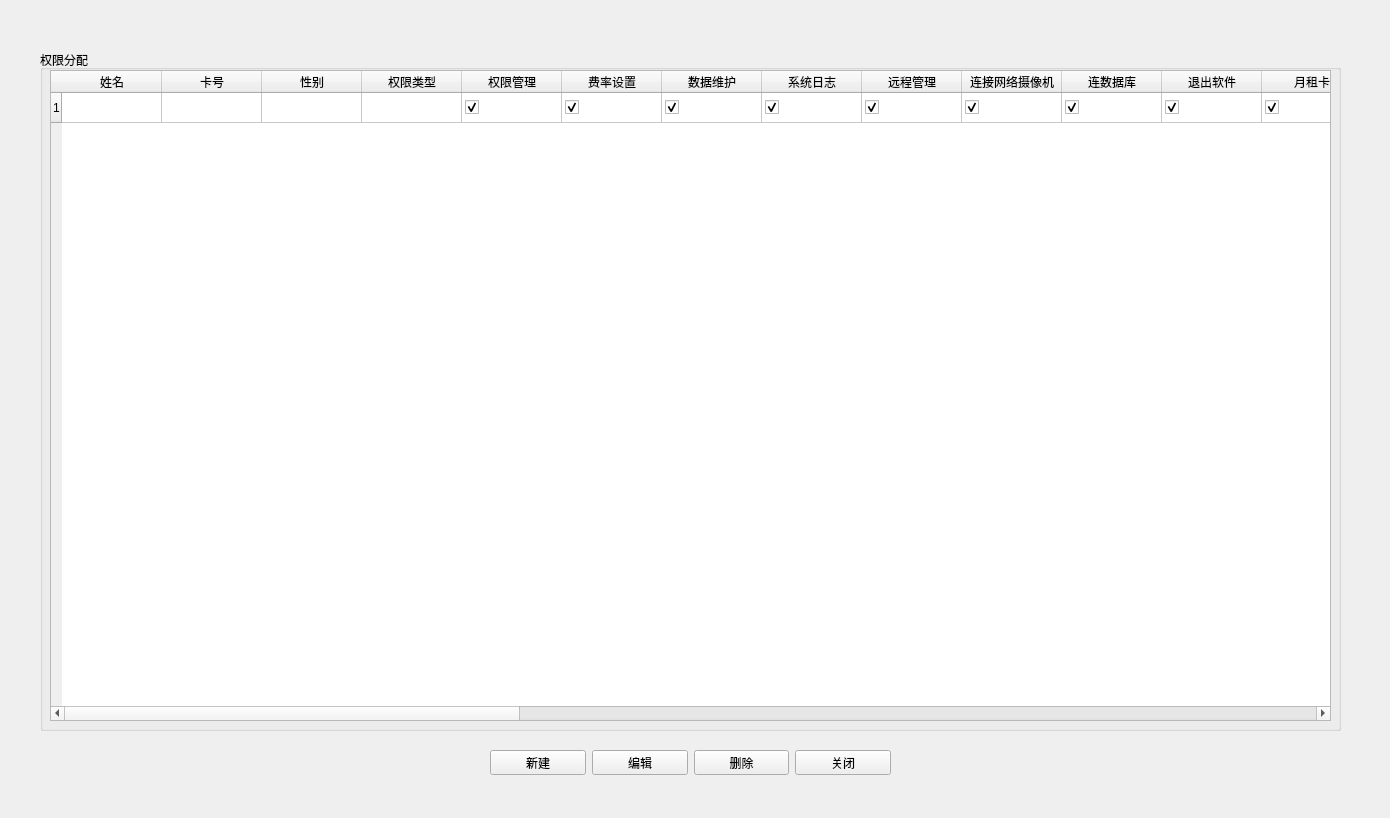
<?xml version="1.0" encoding="UTF-8"?>
<ui version="4.0">
 <class>NewCRightMgm</class>
 <widget class="QFrame" name="NewCRightMgm">
  <property name="geometry">
   <rect>
    <x>0</x>
    <y>0</y>
    <width>1390</width>
    <height>818</height>
   </rect>
  </property>
  <property name="windowTitle">
   <string>权限设置</string>
  </property>
  <property name="styleSheet">
   <string notr="true">background-image:url(D:/WinParkUI/debug/Image/NewIcon/CommonBigBG-normal.jpg);</string>
  </property>
  <property name="frameShape">
   <enum>QFrame::NoFrame</enum>
  </property>
  <property name="frameShadow">
   <enum>QFrame::Raised</enum>
  </property>
  <widget class="QGroupBox" name="gbRight">
   <property name="geometry">
    <rect>
     <x>40</x>
     <y>50</y>
     <width>1301</width>
     <height>681</height>
    </rect>
   </property>
   <property name="styleSheet">
    <string notr="true">background-image:url(none);</string>
   </property>
   <property name="title">
    <string>权限分配</string>
   </property>
   <widget class="QTableWidget" name="tableRight">
    <property name="geometry">
     <rect>
      <x>10</x>
      <y>20</y>
      <width>1281</width>
      <height>651</height>
     </rect>
    </property>
    <property name="styleSheet">
     <string notr="true">background-image:url(none);</string>
    </property>
    <row>
     <property name="text">
      <string>1</string>
     </property>
    </row>
    <column>
     <property name="text">
      <string>姓名</string>
     </property>
    </column>
    <column>
     <property name="text">
      <string>卡号</string>
     </property>
    </column>
    <column>
     <property name="text">
      <string>性别</string>
     </property>
    </column>
    <column>
     <property name="text">
      <string>权限类型</string>
     </property>
    </column>
    <column>
     <property name="text">
      <string>权限管理</string>
     </property>
    </column>
    <column>
     <property name="text">
      <string>费率设置</string>
     </property>
    </column>
    <column>
     <property name="text">
      <string>数据维护</string>
     </property>
    </column>
    <column>
     <property name="text">
      <string>系统日志</string>
     </property>
    </column>
    <column>
     <property name="text">
      <string>远程管理</string>
     </property>
    </column>
    <column>
     <property name="text">
      <string>连接网络摄像机</string>
     </property>
    </column>
    <column>
     <property name="text">
      <string>连数据库</string>
     </property>
    </column>
    <column>
     <property name="text">
      <string>退出软件</string>
     </property>
    </column>
    <column>
     <property name="text">
      <string>月租卡</string>
     </property>
    </column>
    <column>
     <property name="text">
      <string>储值卡</string>
     </property>
    </column>
    <column>
     <property name="text">
      <string>计时卡</string>
     </property>
    </column>
    <column>
     <property name="text">
      <string>发布显示屏信息</string>
     </property>
    </column>
    <column>
     <property name="text">
      <string>设备配置</string>
     </property>
    </column>
    <column>
     <property name="text">
      <string>系统设置</string>
     </property>
    </column>
    <column>
     <property name="text">
      <string>批量设置卡片进出权</string>
     </property>
    </column>
    <column>
     <property name="text">
      <string>收费折扣种类设置</string>
     </property>
    </column>
    <column>
     <property name="text">
      <string>黑名单</string>
     </property>
    </column>
    <column>
     <property name="text">
      <string>串口设置</string>
     </property>
    </column>
    <column>
     <property name="text">
      <string>车牌识别设置</string>
     </property>
    </column>
    <column>
     <property name="text">
      <string>时间同步</string>
     </property>
    </column>
    <column>
     <property name="text">
      <string>出入记录</string>
     </property>
    </column>
    <column>
     <property name="text">
      <string>续费纪录</string>
     </property>
    </column>
    <column>
     <property name="text">
      <string>折扣汇总报表</string>
     </property>
    </column>
    <column>
     <property name="text">
      <string>打印报表</string>
     </property>
    </column>
    <column>
     <property name="text">
      <string>滞留车辆</string>
     </property>
    </column>
    <column>
     <property name="text">
      <string>打印年报表</string>
     </property>
    </column>
    <column>
     <property name="text">
      <string>住址</string>
     </property>
    </column>
    <column>
     <property name="text">
      <string>电话</string>
     </property>
    </column>
    <column>
     <property name="text">
      <string>id</string>
     </property>
    </column>
    <item row="0" column="0">
     <property name="text">
      <string/>
     </property>
    </item>
    <item row="0" column="2">
     <property name="text">
      <string/>
     </property>
    </item>
    <item row="0" column="3">
     <property name="text">
      <string/>
     </property>
    </item>
    <item row="0" column="4">
     <property name="text">
      <string/>
     </property>
     <property name="checkState">
      <enum>Checked</enum>
     </property>
    </item>
    <item row="0" column="5">
     <property name="text">
      <string/>
     </property>
     <property name="checkState">
      <enum>Checked</enum>
     </property>
    </item>
    <item row="0" column="6">
     <property name="text">
      <string/>
     </property>
     <property name="checkState">
      <enum>Checked</enum>
     </property>
    </item>
    <item row="0" column="7">
     <property name="text">
      <string/>
     </property>
     <property name="checkState">
      <enum>Checked</enum>
     </property>
    </item>
    <item row="0" column="8">
     <property name="text">
      <string/>
     </property>
     <property name="checkState">
      <enum>Checked</enum>
     </property>
    </item>
    <item row="0" column="9">
     <property name="text">
      <string/>
     </property>
     <property name="checkState">
      <enum>Checked</enum>
     </property>
    </item>
    <item row="0" column="10">
     <property name="text">
      <string/>
     </property>
     <property name="checkState">
      <enum>Checked</enum>
     </property>
    </item>
    <item row="0" column="11">
     <property name="text">
      <string/>
     </property>
     <property name="checkState">
      <enum>Checked</enum>
     </property>
    </item>
    <item row="0" column="12">
     <property name="text">
      <string/>
     </property>
     <property name="checkState">
      <enum>Checked</enum>
     </property>
    </item>
    <item row="0" column="13">
     <property name="text">
      <string/>
     </property>
     <property name="checkState">
      <enum>Checked</enum>
     </property>
    </item>
    <item row="0" column="14">
     <property name="text">
      <string/>
     </property>
     <property name="checkState">
      <enum>Checked</enum>
     </property>
    </item>
    <item row="0" column="15">
     <property name="text">
      <string/>
     </property>
     <property name="checkState">
      <enum>Checked</enum>
     </property>
    </item>
    <item row="0" column="16">
     <property name="text">
      <string/>
     </property>
     <property name="checkState">
      <enum>Checked</enum>
     </property>
    </item>
    <item row="0" column="17">
     <property name="text">
      <string/>
     </property>
     <property name="checkState">
      <enum>Checked</enum>
     </property>
    </item>
    <item row="0" column="18">
     <property name="text">
      <string/>
     </property>
     <property name="checkState">
      <enum>Checked</enum>
     </property>
    </item>
    <item row="0" column="19">
     <property name="text">
      <string/>
     </property>
     <property name="checkState">
      <enum>Checked</enum>
     </property>
    </item>
    <item row="0" column="21">
     <property name="text">
      <string/>
     </property>
     <property name="checkState">
      <enum>Checked</enum>
     </property>
    </item>
    <item row="0" column="22">
     <property name="text">
      <string/>
     </property>
     <property name="checkState">
      <enum>Checked</enum>
     </property>
    </item>
    <item row="0" column="23">
     <property name="text">
      <string/>
     </property>
     <property name="checkState">
      <enum>Checked</enum>
     </property>
    </item>
    <item row="0" column="24">
     <property name="text">
      <string/>
     </property>
     <property name="checkState">
      <enum>Checked</enum>
     </property>
    </item>
    <item row="0" column="25">
     <property name="text">
      <string/>
     </property>
     <property name="checkState">
      <enum>Checked</enum>
     </property>
     <property name="flags">
      <set>ItemIsSelectable|ItemIsUserCheckable|ItemIsEnabled</set>
     </property>
    </item>
    <item row="0" column="26">
     <property name="text">
      <string/>
     </property>
     <property name="checkState">
      <enum>Checked</enum>
     </property>
    </item>
    <item row="0" column="27">
     <property name="text">
      <string/>
     </property>
     <property name="checkState">
      <enum>Checked</enum>
     </property>
    </item>
    <item row="0" column="28">
     <property name="text">
      <string/>
     </property>
     <property name="checkState">
      <enum>Checked</enum>
     </property>
    </item>
    <item row="0" column="29">
     <property name="text">
      <string/>
     </property>
     <property name="checkState">
      <enum>Checked</enum>
     </property>
    </item>
   </widget>
  </widget>
  <widget class="QWidget" name="wgButton" native="true">
   <property name="geometry">
    <rect>
     <x>490</x>
     <y>750</y>
     <width>401</width>
     <height>31</height>
    </rect>
   </property>
   <property name="styleSheet">
    <string notr="true">background-image:url(none);</string>
   </property>
   <widget class="QWidget" name="layoutWidget">
    <property name="geometry">
     <rect>
      <x>0</x>
      <y>0</y>
      <width>401</width>
      <height>25</height>
     </rect>
    </property>
    <property name="styleSheet">
     <string notr="true">background-image:url(none);</string>
    </property>
    <layout class="QHBoxLayout" name="hbLayout">
     <item>
      <widget class="QPushButton" name="btnNew">
       <property name="styleSheet">
        <string notr="true">background-image:url(none);</string>
       </property>
       <property name="text">
        <string>新建</string>
       </property>
      </widget>
     </item>
     <item>
      <widget class="QPushButton" name="btnEdit">
       <property name="styleSheet">
        <string notr="true">background-image:url(none);</string>
       </property>
       <property name="text">
        <string>编辑</string>
       </property>
      </widget>
     </item>
     <item>
      <widget class="QPushButton" name="btnDelete">
       <property name="styleSheet">
        <string notr="true">background-image:url(none);</string>
       </property>
       <property name="text">
        <string>删除</string>
       </property>
      </widget>
     </item>
     <item>
      <widget class="QPushButton" name="btnExit">
       <property name="styleSheet">
        <string notr="true">background-image:url(none);</string>
       </property>
       <property name="text">
        <string>关闭</string>
       </property>
      </widget>
     </item>
    </layout>
   </widget>
  </widget>
  <widget class="QLabel" name="lblTitle">
   <property name="geometry">
    <rect>
     <x>30</x>
     <y>5</y>
     <width>141</width>
     <height>21</height>
    </rect>
   </property>
   <property name="font">
    <font>
     <weight>75</weight>
     <bold>true</bold>
    </font>
   </property>
   <property name="styleSheet">
    <string notr="true">background-image:url(none);
color: rgb(170, 0, 0);</string>
   </property>
   <property name="text">
    <string/>
   </property>
  </widget>
  <widget class="QLabel" name="lblClose">
   <property name="geometry">
    <rect>
     <x>1350</x>
     <y>6</y>
     <width>30</width>
     <height>15</height>
    </rect>
   </property>
   <property name="text">
    <string/>
   </property>
  </widget>
 </widget>
 <resources/>
 <connections/>
</ui>
